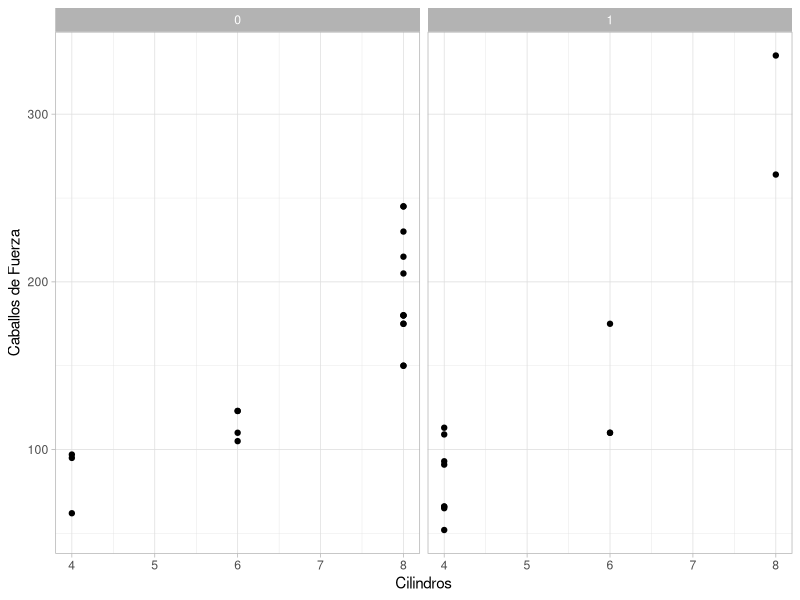

Generate this figure with R: (Note: this script raises an error after producing the figure.)
# using the ggplot2 library
library(ggplot2)

mtcars

## Graficos de dispersi'on

#relacionar cilindros con caballos de fuerza
ggplot(mtcars, aes(x=cyl, y=hp)) +
  geom_point() + #1er nivel: tipo de gr'afico, geom_point para hacer graficos de dispersion
  theme_light() + #colocr un theme, color
  facet_wrap("am") + #separar las gr'aficas por variables categoricas
  xlab("Cilindros") + #agregar etiquetas para el eje de las X
  ylab("Caballos de Fuerza") #agregar etiquetas para el eje de las y


## Graficos de histogramas
boxp$Categoria

hist(boxp$Mediciones) #estadistica descriptiva

#usando ggplot
ggplot(boxp, aes(x=Mediciones)) + 
  geom_histogram(bins = 16, binwidth = 5) #agrupaciones de datos
